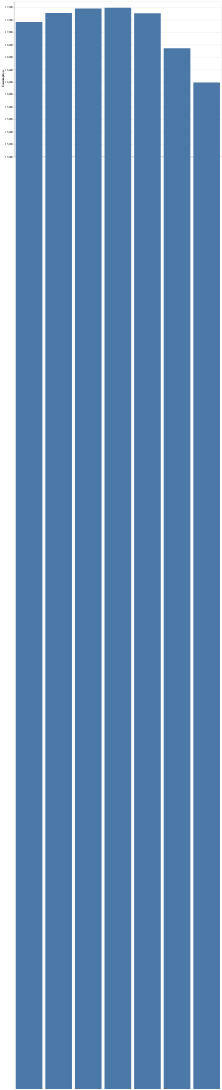

Notebook cell for this chart:
### Code cell
alt.Chart(result_df).mark_bar().encode(
    
    x = alt.X('Weekday:O', sort=None),
    y = alt.Y('Consumption:Q',
             scale = alt. Scale(domain = [15000, 17500])),
    tooltip = alt.Tooltip('Consumption')
    ).properties(width = 800, height = 600)

### Figure 1 — Vega-Lite specification as saved in the notebook (floating-point values rounded to 4 significant figures)
{"config": {"view": {"continuousWidth": 400, "continuousHeight": 300}}, "data": {"name": "data-09c76e7ae3ccd8f039591eb100a92455"}, "mark": "bar", "encoding": {"tooltip": {"type": "quantitative", "field": "Consumption"}, "x": {"type": "ordinal", "field": "Weekday", "sort": null}, "y": {"type": "quantitative", "field": "Consumption", "scale": {"domain": [15000, 17500]}}}, "height": 600, "width": 800, "$schema": "https://vega.github.io/schema/vega-lite/v4.8.1.json", "datasets": {"data-09c76e7ae3ccd8f039591eb100a92455": [{"Weekday": "Monday", "Consumption": 17170.0}, {"Weekday": "Tuesday", "Consumption": 17310.0}, {"Weekday": "Wednesday", "Consumption": 17380.0}, {"Weekday": "Thursday", "Consumption": 17400.0}, {"Weekday": "Friday", "Consumption": 17310.0}, {"Weekday": "Saturday", "Consumption": 16740.0}, {"Weekday": "Sunday", "Consumption": 16190.0}]}}
